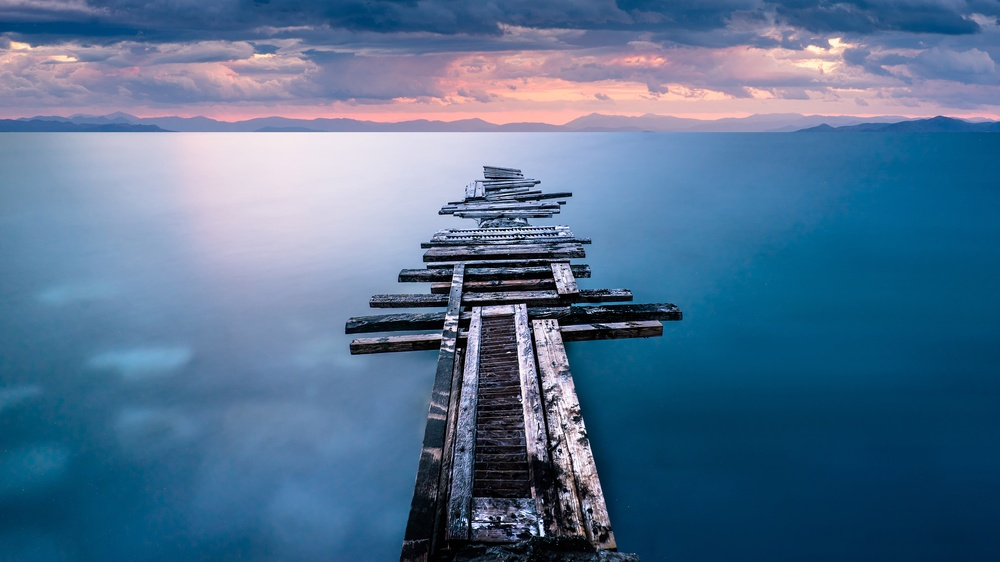
#> input picture image_2.jpg, 1000 x 562 px, shrunk from 3840 x 2160 before the run
$ python grayscale.py
#> lines starting #> are read from the running program, lines starting #| are printed output that depends on the picture
import cv2

image = cv2.imread("image_2.jpg")
#> image is the input picture: shape (562, 1000, 3); mean B, G, R 145.5, 113.5, 81.5

if image is not None:
    gray = cv2.cvtColor(image,cv2.COLOR_BGR2GRAY)
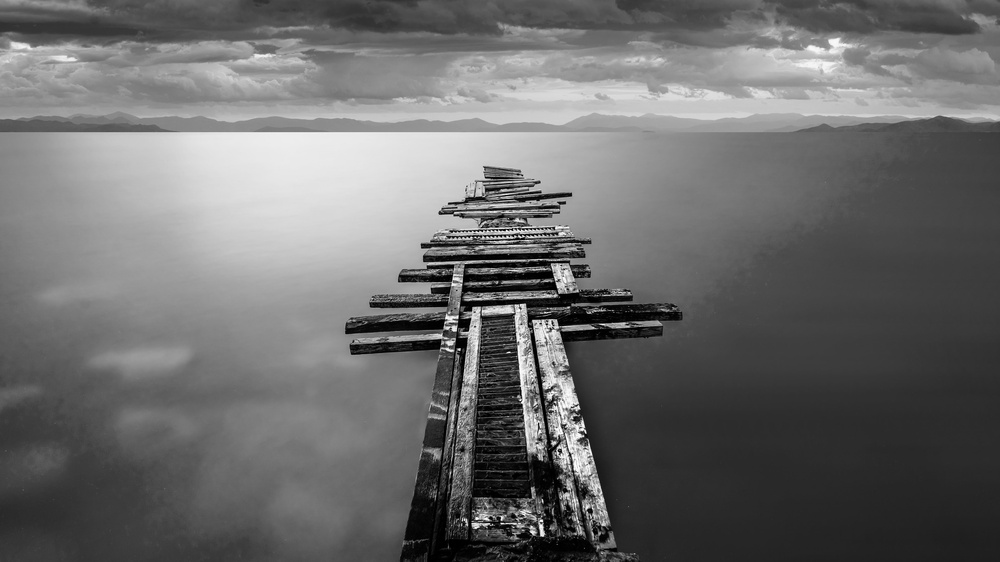
#> gray: shape (562, 1000); min 0, max 255, mean 107.6
    cv2.imshow("Gray Scale Image", gray)
    cv2.waitKey(0)
    cv2.destroyAllWindows()
else : print("Image not found")
